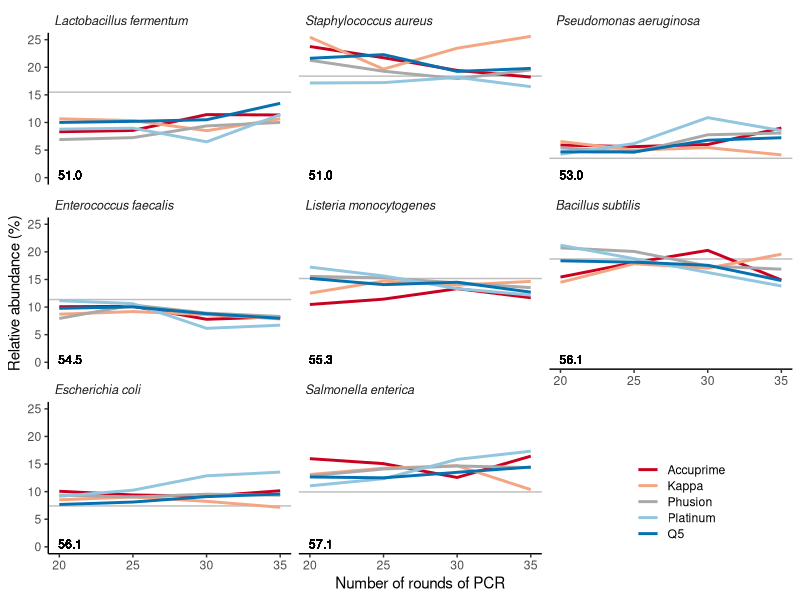
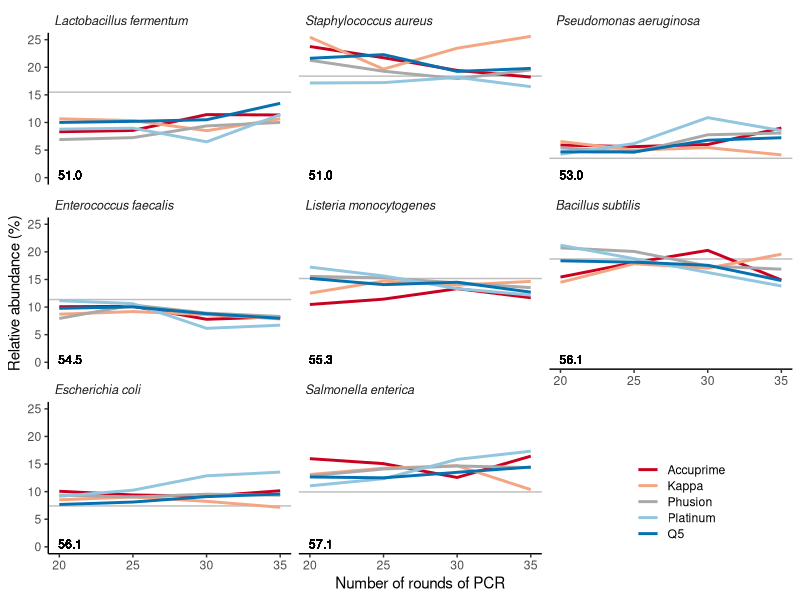

Here is the R script that generated these plots, in order:
library(tidyverse)
library(RColorBrewer)

mock <- read_tsv("data/process/mock_bias_species.tsv")

polymerase_colors <- brewer.pal(5, "RdBu")
polymerase_colors[3] <- "darkgray"

species_order <- mock %>% arrange(percent_gc) %>% pull(species) %>% str_replace("_", " ") %>% unique

mock %>%
	mutate(species = factor(str_replace(species, "_", " "), levels=species_order),
				obs_rel_abund = 100 * obs_rel_abund,
				actual_rel_abund = 100 * actual_rel_abund,
				) %>%
	ggplot(aes(x=rounds, y=obs_rel_abund, group=polymerase, color=polymerase)) +
		facet_wrap(~species)+#, labeller = label_parsed) +
		geom_hline(aes(yintercept=actual_rel_abund), col="gray") +
		geom_line(size=1) +
		geom_text(aes(x=20.75, y=0.5, label=format(percent_gc, nsmall=1L)), size=3, color="black") +
		coord_cartesian(ylim=c(0,25), xlim=c(20,35)) +
		labs(y="Relative abundance (%)", x="Number of rounds of PCR") +
		scale_color_manual(name=NULL,
												breaks=c("ACC", "K", "PHU", "PL", "Q5"),
												labels=c("Accuprime", "Kappa", "Phusion", "Platinum", "Q5"),
												values=polymerase_colors) +
		theme_classic() +
		theme(strip.text=element_text(face="italic"),
					strip.text.x=element_text(hjust=0, size=9),
					strip.background = element_rect(color = 'white', fill = 'white', size = 10),
					legend.position=c(0.85, 0.1),
					legend.key.height = unit(0.8, "line")
				)

ggsave("results/figures/species_bias.pdf", width=6.875, height=6)
